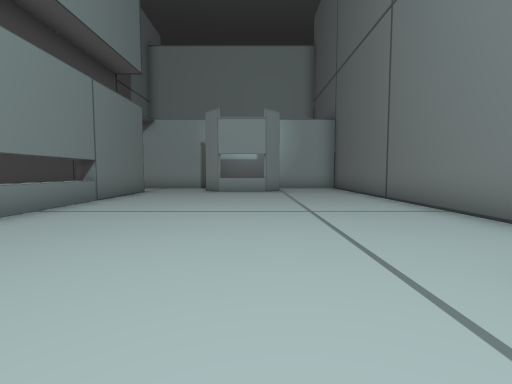
[1] (above)

16 first-person views from a walk through a Unity game level. The camera is 1.4 m above the floor, tilts 4° down and sees 85° across. The floor is counted in squares, 2 m on a side. Each view is taken from the middle of a square. On the plan, view 1 faces up. The plan holds only what a view shows up to about 9 squares ahead; the rest is blank. The place goes on beyond the plan.

[2]
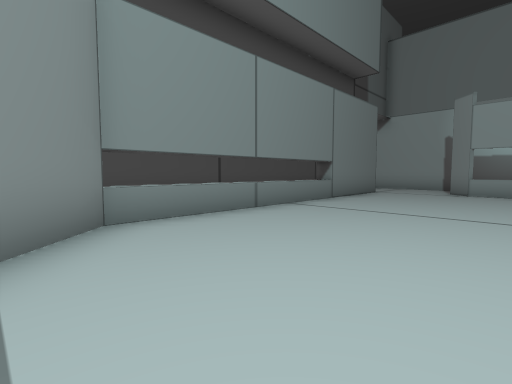

[3]
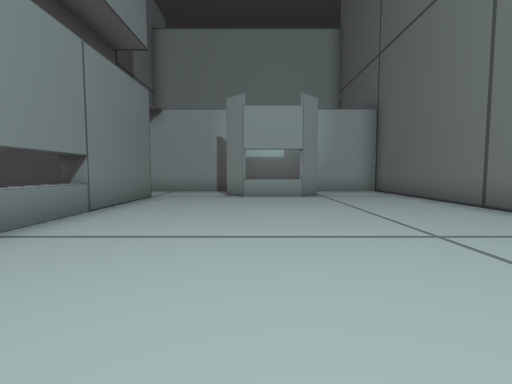

[4]
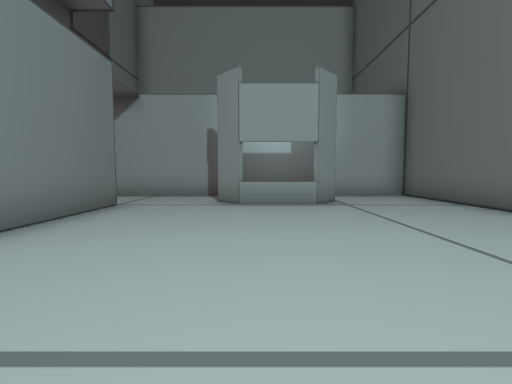

[5]
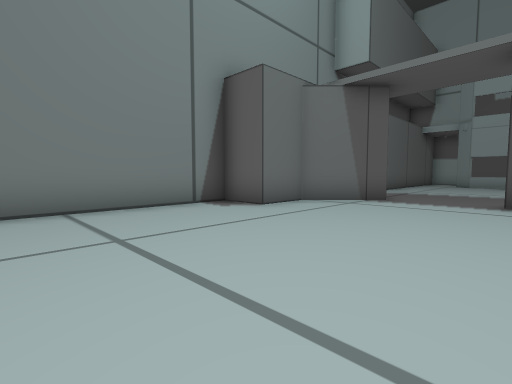

[6]
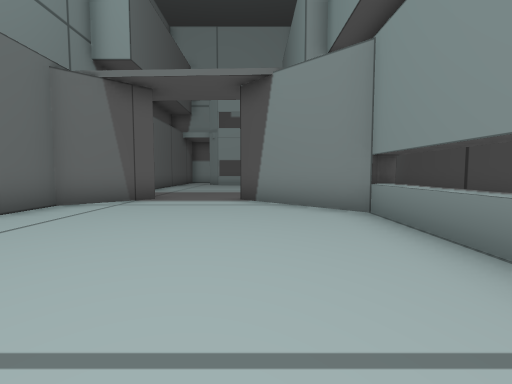

[7]
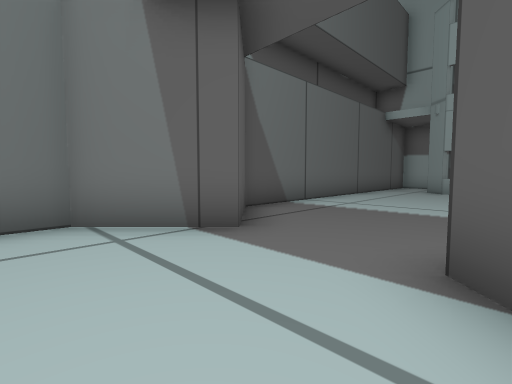

[8]
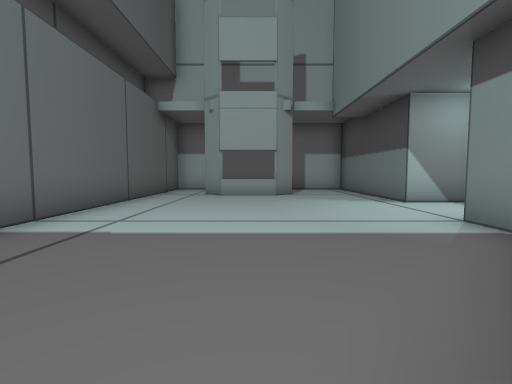

[9]
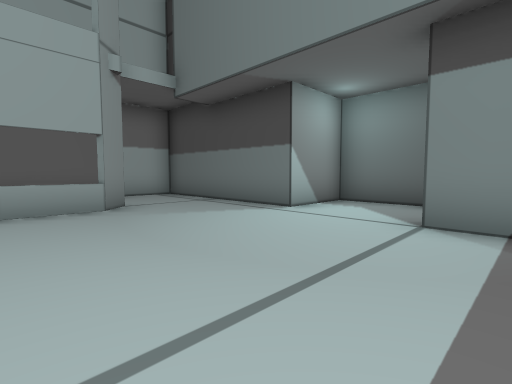

[10]
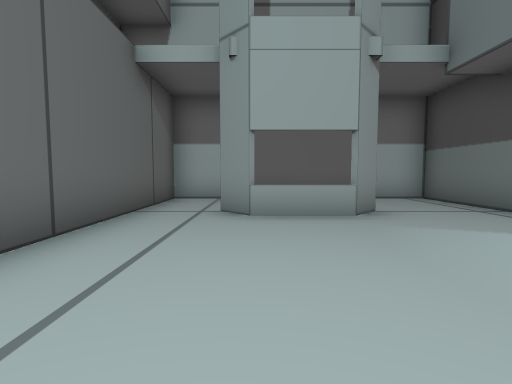

[11]
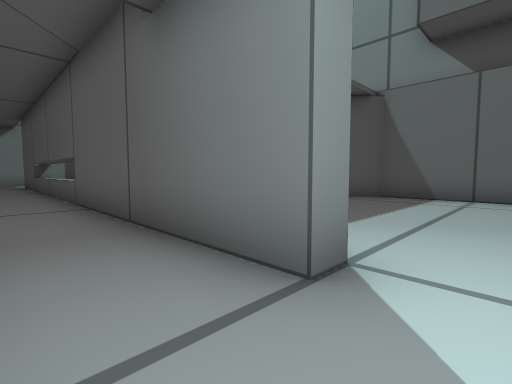

[12]
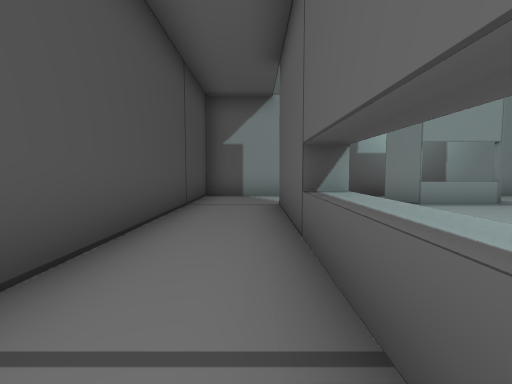

[13]
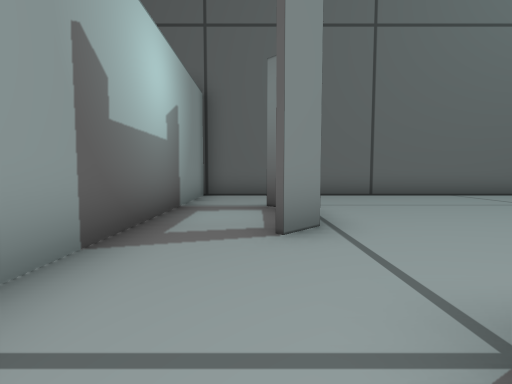

[14]
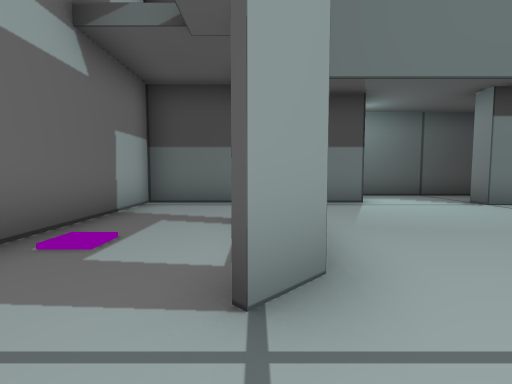

[15]
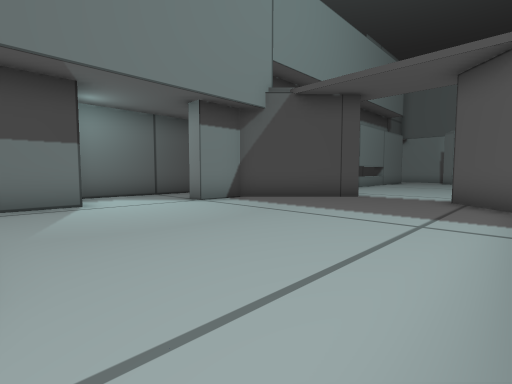

[16]
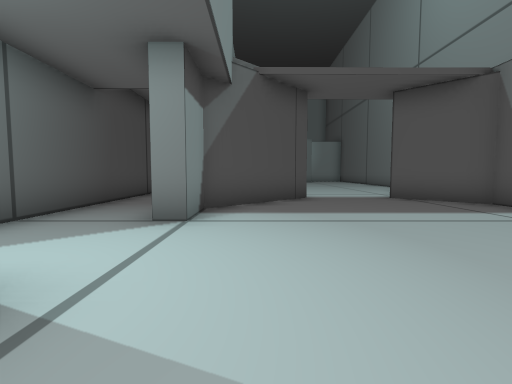

### Floor plan
Ten units are one square. View 1 is at (0, 0); x grows to the right and y downward. Boxes are objects, and circles mark ways between rooms. Rooms are numbered by the first view taken in them; rooms with no view inside come last. Other rooms are left out.
<svg viewBox="-70 -131 110 261">
<path fill="none" stroke="#000" d="M-14 -102 -20 -108M9 -107 4 -102M-40 -100 -40 -12 -16 12M7 14 22 -2 22 -16 35 -16 35 -96M4 -102 -14 -102M-16 12 -40 36 -40 50 -45 50 -45 -99M22 95 22 29 7 14M-22 101 -16 95M35 -96 35 -126 -65 -126 -65 75 -45 75 -45 95M-16 95 1 95M1 95 7 101M-45 95 -45 125 22 125 22 95"/>
<circle cx="-35" cy="-105" r="3" fill="#2a7"/>
<circle cx="-5" cy="10" r="3" fill="#2a7"/>
<circle cx="25" cy="-100" r="3" fill="#2a7"/>
<circle cx="-35" cy="100" r="3" fill="#2a7"/>
<circle cx="15" cy="100" r="3" fill="#2a7"/>
<text x="0" y="-50">1</text>
<text x="-10" y="10">2</text>
<text x="-10" y="110">3</text>
</svg>
Room 1 opens to room 2. Room 2 opens to room 3.

Where each view was taken, in squares from view 1:
view 1: 0 up, 0 right, facing up
view 2: 0 up, 0 right, facing up-left
view 3: 2 up, 1 left, facing up
view 4: 4 up, 1 left, facing up
view 5: 6 up, 2 left, facing down-right
view 6: 6 up, 2 left, facing down
view 7: 1 up, 2 left, facing down-right
view 8: 1 down, 1 left, facing down
view 9: 4 down, 0 right, facing down-left
view 10: 5 down, 0 right, facing down
view 11: 6 down, 6 left, facing up-right
view 12: 4 up, 5 left, facing up
view 13: 11 up, 5 left, facing right
view 14: 10 down, 2 right, facing left
view 15: 9 down, 2 right, facing up-left
view 16: 9 down, 3 left, facing up
